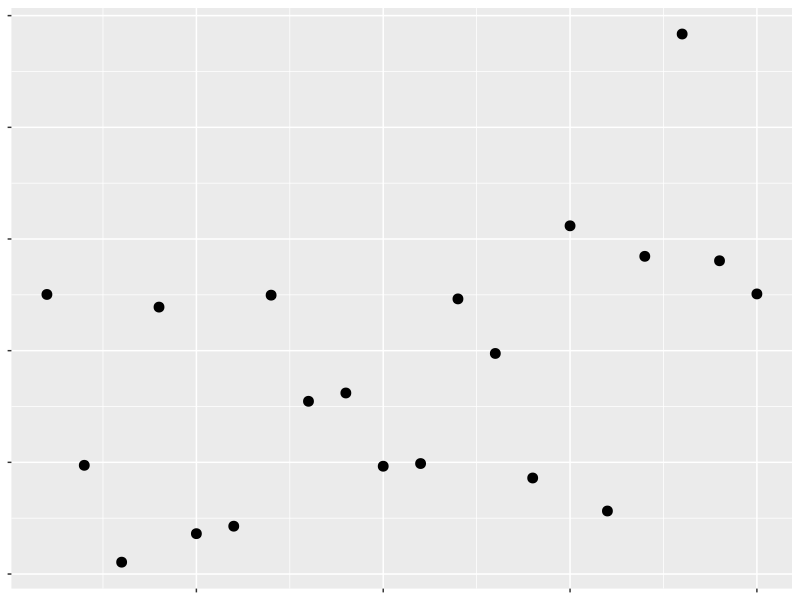
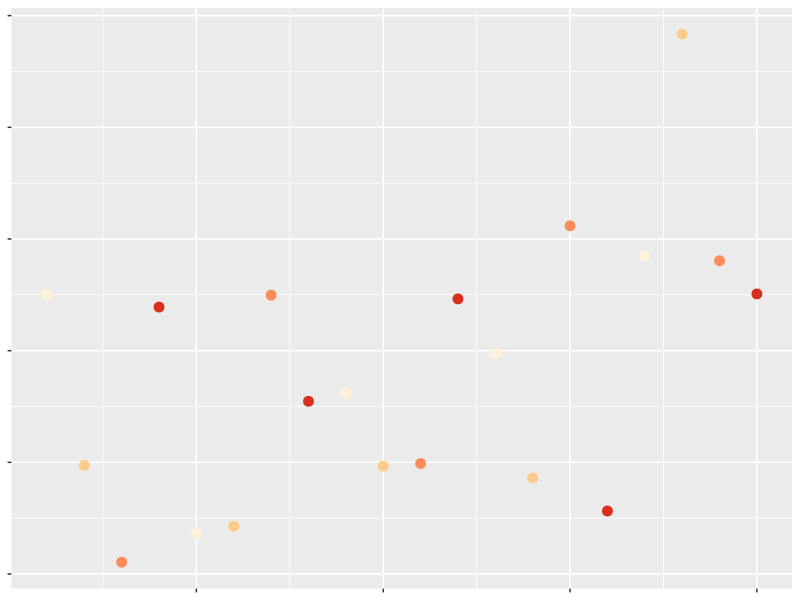
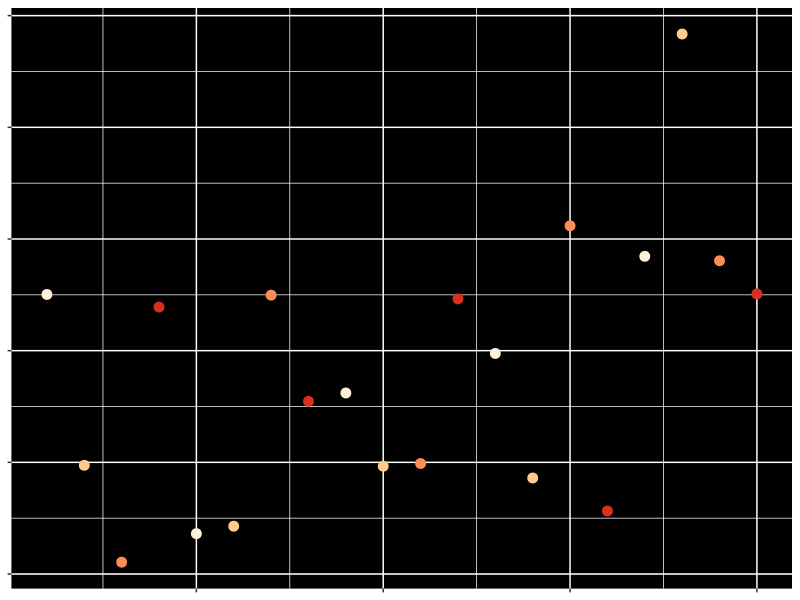
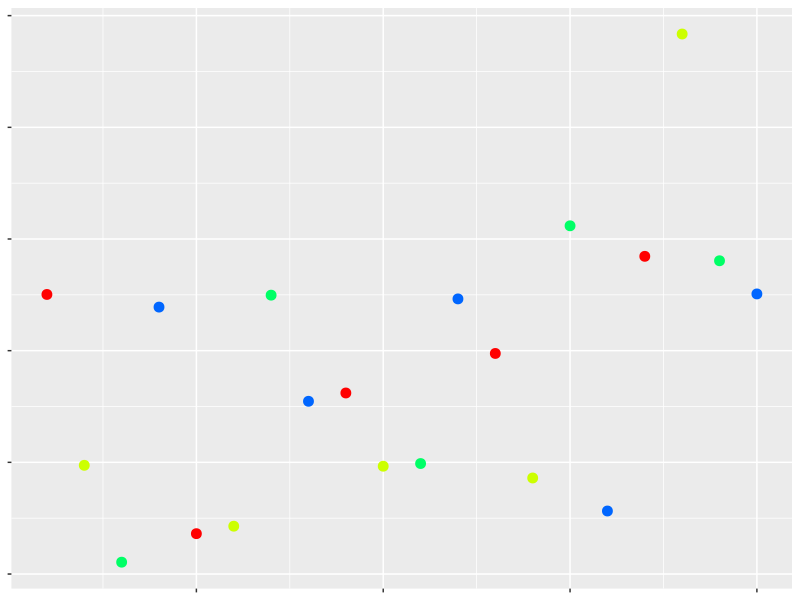
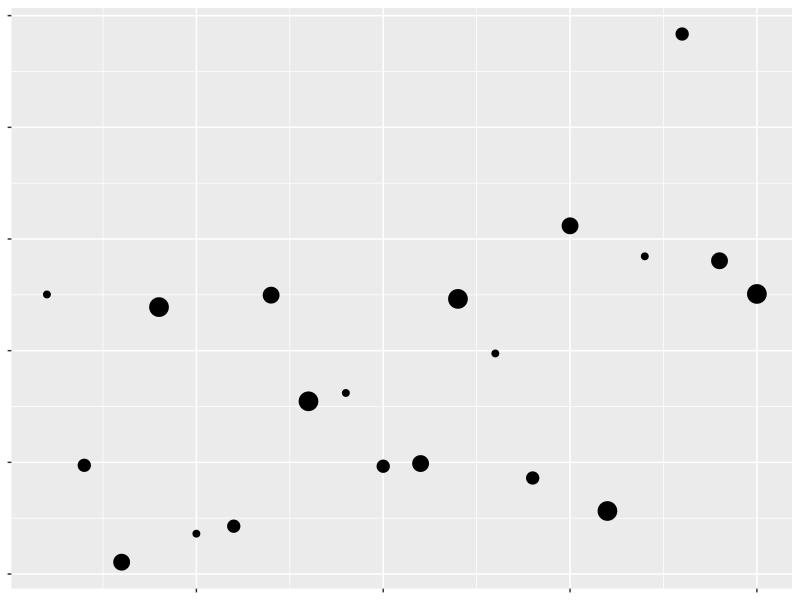
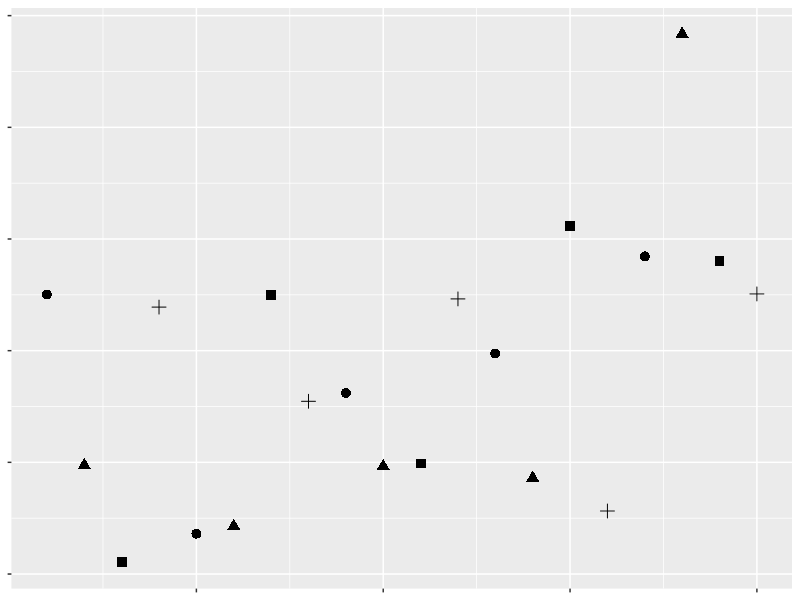

Source code (R) for these figures, in order:
## ---- chunk 1
library(tidyverse)
library(cowplot)
## ---- chunk 2
df <- tibble(x = c(1:20),
        y = rnorm(20),
        z = rep(c("A", "B", "C", "D"), 5))
ggplot(df, aes(x, y)) + 
  geom_point(size = 3) + 
  theme(text = element_blank(),
        legend.position = "null")
## ---- chunk 3
ggplot(df, aes(x, y, color = z)) + 
  geom_point(size = 3) + 
  theme(text = element_blank(),
        legend.position = "null") + 
  scale_color_brewer(palette = "OrRd")
## ---- chunk 4
ggplot(df, aes(x, y, color = z)) + 
  geom_point(size = 3) + 
  scale_color_brewer(palette = "OrRd") + 
  theme(text = element_blank(),
        legend.position = "null",
        panel.background = element_rect(fill = "black")) 
## ---- chunk 5
ggplot(df, aes(x, y, color = z)) + 
  geom_point(size = 3) + 
  scale_color_manual(values = rainbow(5)) + 
  theme(text = element_blank(),
        legend.position = "null")  
## ---- chunk 6
a <- ggplot(df, aes(x, y, size = z)) + 
  geom_point() + 
  theme(text = element_blank(),
        legend.position = "null")  

suppressWarnings(print(a))
## ---- chunk 7
ggplot(df, aes(x, y, shape = z)) + 
  geom_point(size = 3) + 
  theme(text = element_blank(),
        legend.position = "null")  
